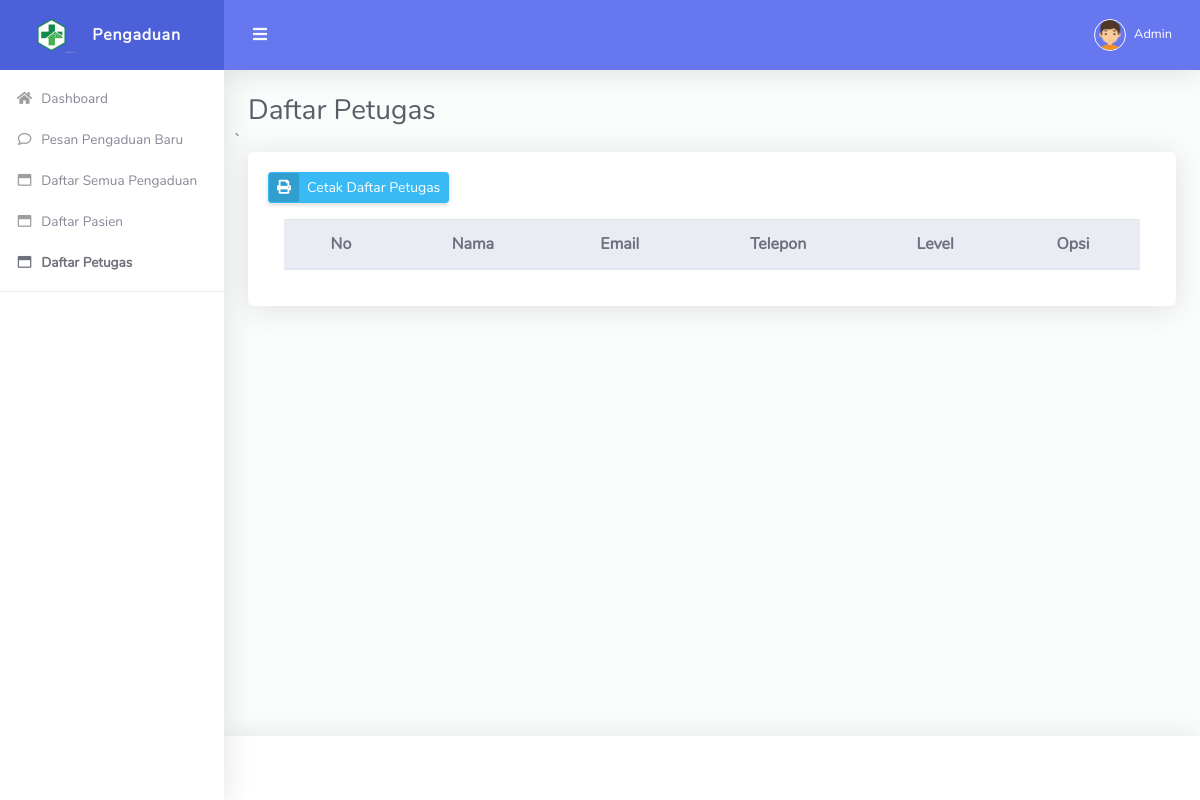
Before: /admin/daftar-petugas.php (signed in) with the older database file.
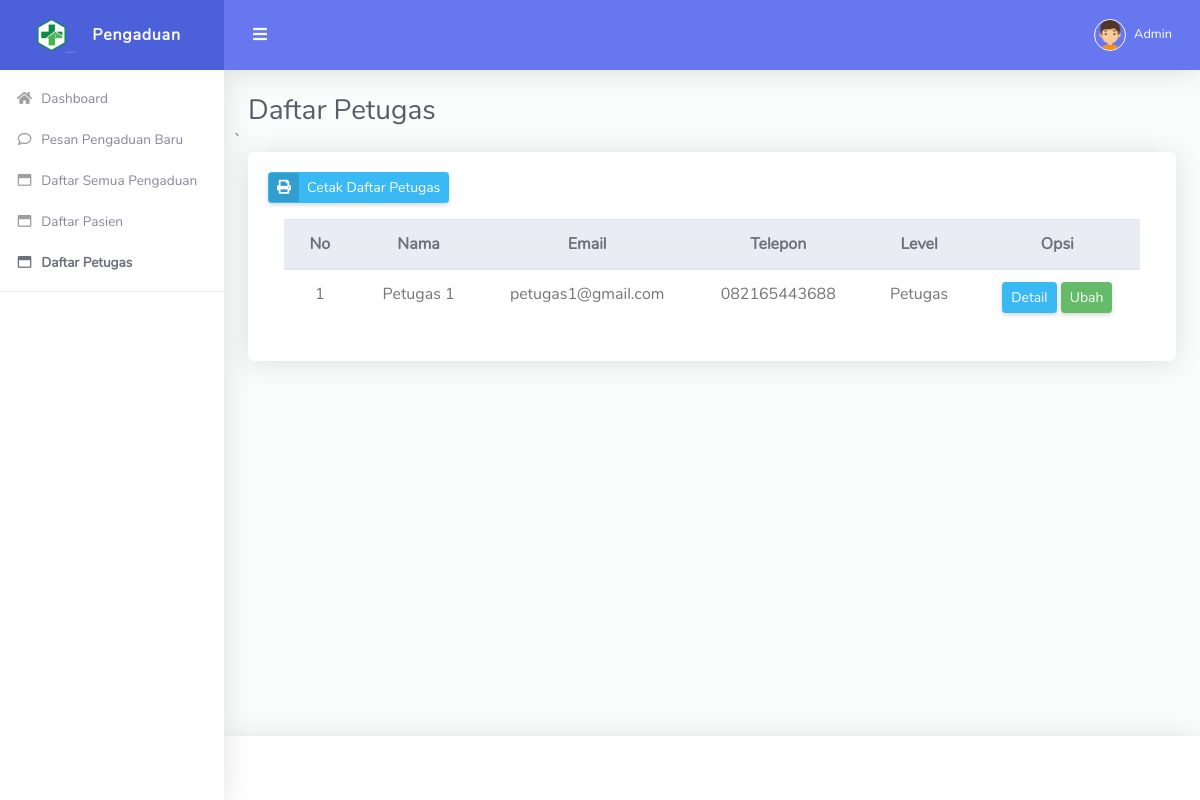
After: the same page with the newer database file.
### tables this page shows
CREATE TABLE `tbl_petugas` (
  `id_petugas` int NOT NULL,
  `nama` varchar(90) NOT NULL,
  `email` varchar(50) NOT NULL,
  `telepon` varchar(16) NOT NULL,
  `password` varchar(150) NOT NULL,
  `level` enum('Admin','Petugas') NOT NULL
);

### admin/daftar-petugas.php (the view, shortened to what this page needs)
<!DOCTYPE html>
<html lang="en">
<head>
  <link href="../vendor/fontawesome-free/css/all.min.css" rel="stylesheet" type="text/css">
  <link href="../vendor/bootstrap/css/bootstrap.min.css" rel="stylesheet" type="text/css">
  <link href="../css/ruang-admin.min.css" rel="stylesheet">
  <link href="../vendor/datatables/dataTables.bootstrap4.css"  rel="stylesheet" type="text/css">
</head>
<body id="page-top">
  <div id="wrapper">
    <ul class="navbar-nav sidebar sidebar-light accordion" id="accordionSidebar">
      <a class="sidebar-brand d-flex align-items-center justify-content-center" href="">
        <div class="sidebar-brand-icon">
          <img src="../img/logo/logo2.png">
        </div>
        <div class="sidebar-brand-text mx-3">Pengaduan</div>
      </a>
      <?php include "menu.php"; ?>
      <hr class="sidebar-divider">
    </ul>
    <div id="content-wrapper" class="d-flex flex-column">
      <div id="content">
        <nav class="navbar navbar-expand navbar-light bg-navbar topbar mb-4 static-top">
          <button id="sidebarToggleTop" class="btn btn-link rounded-circle mr-3">
            <i class="fa fa-bars"></i>
          </button>
          <ul class="navbar-nav ml-auto">
            <li class="nav-item dropdown no-arrow">
              <a class="nav-link dropdown-toggle" href="#" id="userDropdown" role="button" data-toggle="dropdown"
                aria-haspopup="true" aria-expanded="false">
                <img class="img-profile rounded-circle" src="../img/boy.png" style="max-width: 60px">
                <span class="ml-2 d-none d-lg-inline text-white small"><?php echo $_SESSION['nama']; ?></span>
              </a>
            </li>
          </ul>
        </nav>
        <div class="container-fluid" id="container-wrapper">
          <div class="d-sm-flex align-items-center justify-content-between mb-0">
            <h1 class="h3 mb-0 text-gray-800">Daftar Petugas</h1>
          </div>
          <div class="row">
         ` <div class="col-lg-12">
            <div class="card mb-4">
              <div class="card-body">
                <div class="row col-lg-12">
                  <a href="cetak-daftar-petugas.php" class="btn btn-sm btn-info btn-icon-split">
                    <span class="icon text-primary-50">
                      <i class="fas fa-print"></i>
                    </span>
                    <span class="text">Cetak Daftar Petugas</span>
                  </a>
                </div>
                <div class="table-responsive p-3">
                  <table class="table align-items-center table-bordered table-flush table-hover" id="tabel-pengaduan">
                    <thead class="thead-light">
                      <tr align="center">
                          <th>No</th>
                          <th>Nama</th>
                          <th>Email</th>
                          <th>Telepon</th>
                          <th>Level</th>
                          <th>Opsi</th>
                      </tr>
                  </thead>
                  <tbody>
                  <?php
                      include '../koneksi.php';
                      $no = 1;
                      $data = mysqli_query($koneksi,"select * from tbl_petugas where level='Petugas'");
                      while($row = mysqli_fetch_array($data))
                      {
                          echo "<tr align='center'>
                          <td>$no</td>
                          <td>".$row['nama']."</td>
                          <td>".$row['email']."</td>
                          <td>".$row['telepon']."</td>
                          <td>".$row['level']."</td>
                          <td>
                            <a class='btn btn-sm btn-info' href='detail-petugas.php?id=".$row['id_petugas']."'> Detail </a>
                            <a class='btn btn-sm btn-success' href='ubah-petugas.php?id=".$row['id_petugas']."'> Ubah </a>
                          </td>
                      </tr>";
                      $no++;
                      }
                  ?>
                  </tbody>
                </table>
                </div>
              </div>
             </div>
            </div>
          </div>
        </div>
      </div>
      <footer class="sticky-footer bg-white">
      </footer>
    </div>
  </div>
</body>
</html>

Changed rows visible on the page:
added tbl_petugas: nama "Petugas 1", email "petugas1@gmail.com", telepon "082165443688", level "Petugas"
